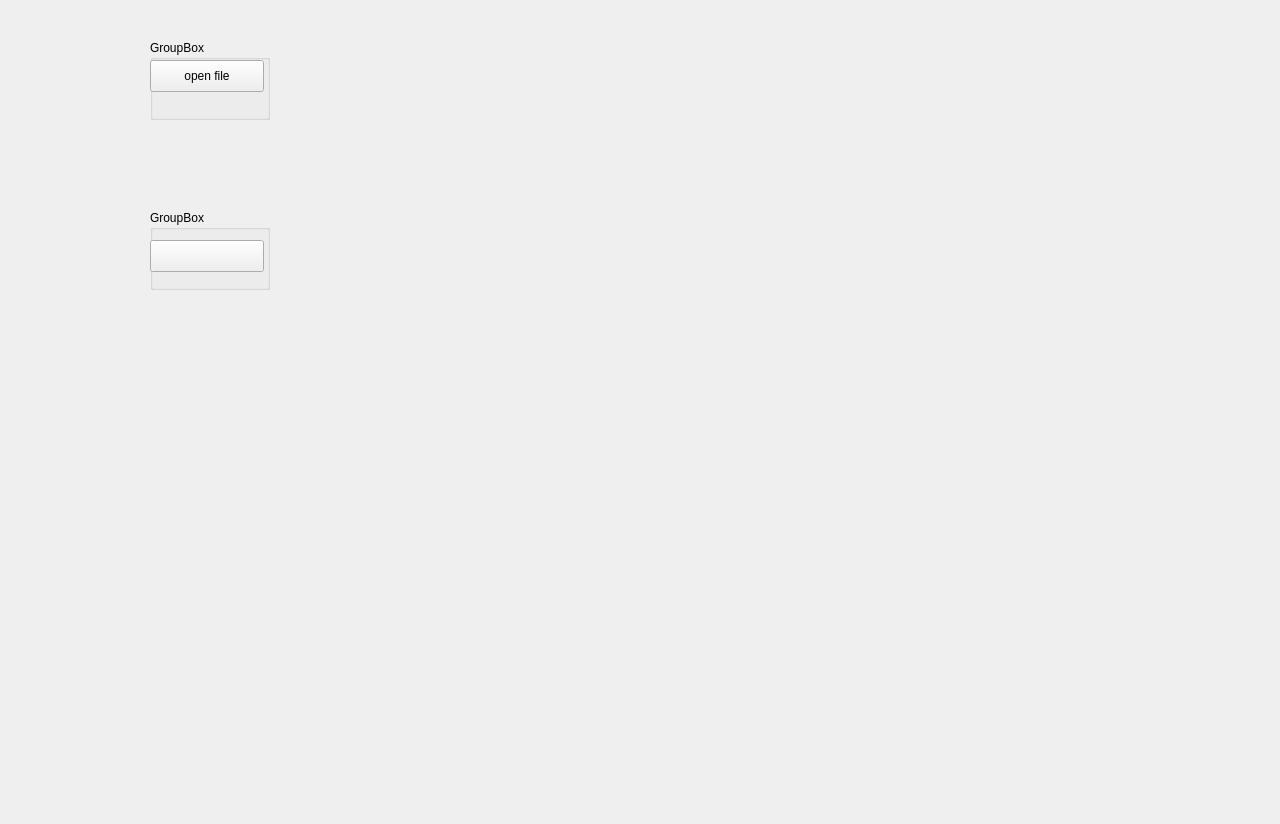
<?xml version="1.0" encoding="UTF-8"?>
<ui version="4.0">
 <class>Widget</class>
 <widget class="QWidget" name="Widget">
  <property name="geometry">
   <rect>
    <x>0</x>
    <y>0</y>
    <width>1280</width>
    <height>824</height>
   </rect>
  </property>
  <property name="minimumSize">
   <size>
    <width>1280</width>
    <height>800</height>
   </size>
  </property>
  <property name="windowTitle">
   <string>Widget</string>
  </property>
  <widget class="QLabel" name="songLabel">
   <property name="geometry">
    <rect>
     <x>100</x>
     <y>150</y>
     <width>381</width>
     <height>20</height>
    </rect>
   </property>
   <property name="text">
    <string/>
   </property>
   <property name="alignment">
    <set>Qt::AlignCenter</set>
   </property>
  </widget>
  <widget class="QGroupBox" name="groupBox">
   <property name="geometry">
    <rect>
     <x>150</x>
     <y>40</y>
     <width>120</width>
     <height>80</height>
    </rect>
   </property>
   <property name="title">
    <string>GroupBox</string>
   </property>
   <widget class="QPushButton" name="openFileBtn">
    <property name="geometry">
     <rect>
      <x>0</x>
      <y>20</y>
      <width>114</width>
      <height>32</height>
     </rect>
    </property>
    <property name="text">
     <string>open file</string>
    </property>
   </widget>
  </widget>
  <widget class="QGroupBox" name="groupBox_2">
   <property name="geometry">
    <rect>
     <x>150</x>
     <y>210</y>
     <width>120</width>
     <height>80</height>
    </rect>
   </property>
   <property name="title">
    <string>GroupBox</string>
   </property>
   <widget class="QPushButton" name="playBtn">
    <property name="geometry">
     <rect>
      <x>0</x>
      <y>30</y>
      <width>114</width>
      <height>32</height>
     </rect>
    </property>
    <property name="text">
     <string/>
    </property>
   </widget>
  </widget>
 </widget>
 <layoutdefault spacing="6" margin="11"/>
 <resources/>
 <connections/>
</ui>
